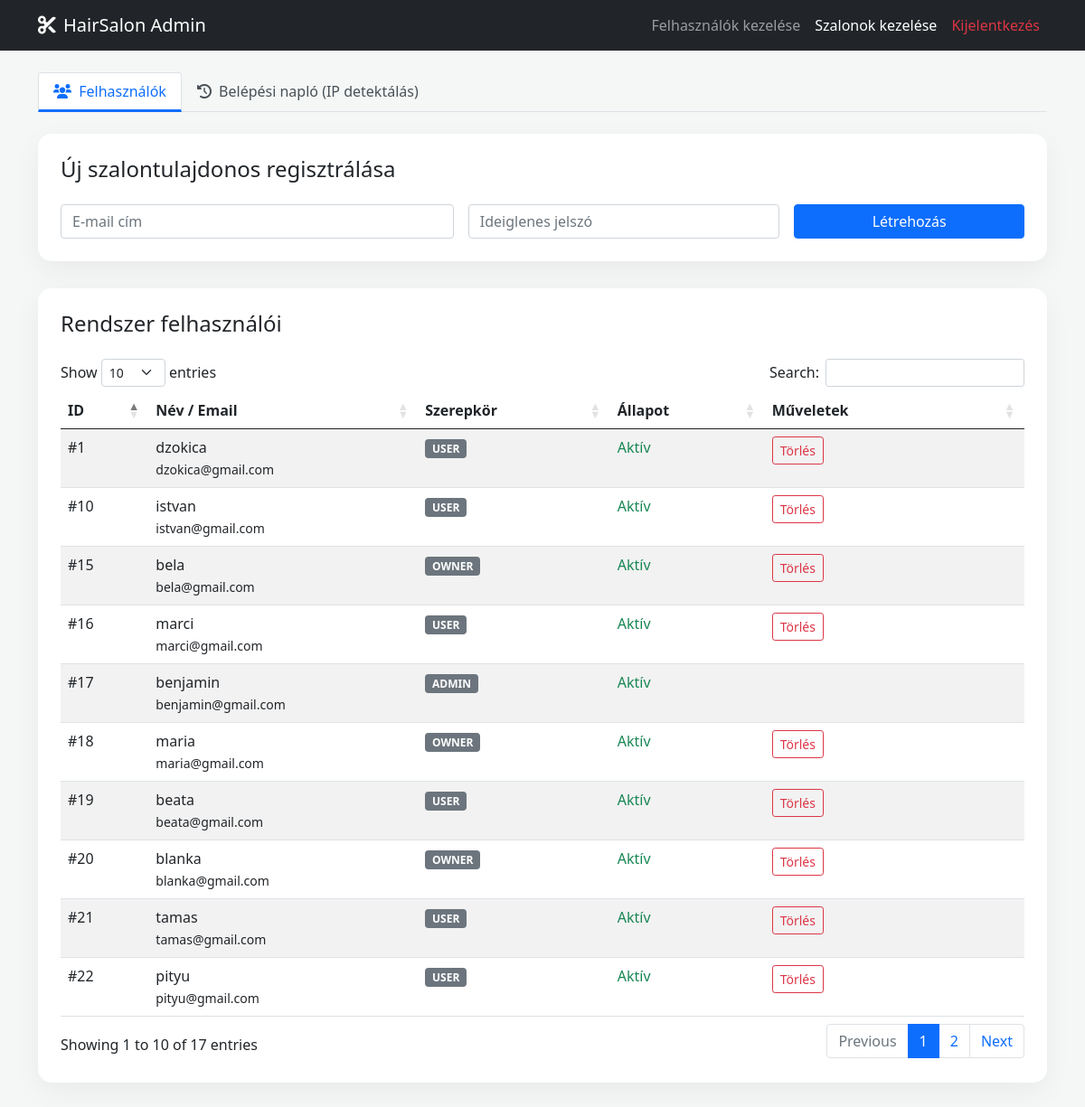
The page /admin_users.php (signed in) on the database its author committed.
### tables this page shows
CREATE TABLE `users` (
  `user_id` int NOT NULL,
  `email` varchar(255) NOT NULL,
  `username` varchar(255) NOT NULL,
  `password` varchar(255) NOT NULL,
  `role` enum('user','owner','admin') DEFAULT 'user',
  `created_at` timestamp NOT NULL DEFAULT CURRENT_TIMESTAMP,
  `activation_token` varchar(64) NOT NULL,
  `is_active` tinyint(1) DEFAULT '0',
  `reset_token` varchar(64) DEFAULT NULL,
  `reset_expires_at` datetime DEFAULT NULL
);

### admin_users.php (the view, shortened to what this page needs)
<?php
require_once "config.php";
$users = $pdo->query("SELECT * FROM users ORDER BY created_at DESC")->fetchAll();
?>
<!doctype html>
<html lang="hu">
<head>
    <link href="https://cdn.jsdelivr.net/npm/bootstrap@5.0.2/dist/css/bootstrap.min.css" rel="stylesheet">
    <link href="https://cdn.datatables.net/1.13.4/css/dataTables.bootstrap5.min.css" rel="stylesheet">
    <link rel="stylesheet" href="https://cdnjs.cloudflare.com/ajax/libs/font-awesome/6.0.0/css/all.min.css">
</head>
<body>
<nav class="navbar navbar-expand-lg navbar-dark bg-dark mb-4">
    <div class="container">
        <span class="navbar-brand h1 mb-0"><i class="fas fa-cut me-2"></i>HairSalon Admin</span>
        <div class="navbar-nav ms-auto">
            <a href="admin_users.php" class="nav-link">Felhasználók kezelése</a>
            <a href="admin_salons.php" class="nav-link active">Szalonok kezelése</a>
            <a href="logout.php" class="nav-link text-danger">Kijelentkezés</a>
        </div>
    </div>
</nav>
<div class="container">
    <ul class="nav nav-tabs mb-4" id="adminTabs" role="tablist">
        <li class="nav-item">
            <button class="nav-link active" id="users-tab" data-bs-toggle="tab" data-bs-target="#users" type="button">
                <i class="fas fa-users me-1"></i> Felhasználók
            </button>
        </li>
        <li class="nav-item">
            <button class="nav-link" id="logs-tab" data-bs-toggle="tab" data-bs-target="#logs" type="button">
                <i class="fas fa-history me-1"></i> Belépési napló (IP detektálás)
            </button>
        </li>
    </ul>
    <div class="tab-content">
        <div class="tab-pane fade show active" id="users">
            <div class="table-container">
                <h4 class="mb-4">Új szalontulajdonos regisztrálása</h4>
                <form method="POST" class="row g-3">
                    <div class="col-md-5">
                        <input type="email" name="email" class="form-control" placeholder="E-mail cím" required>
                    </div>
                    <div class="col-md-4">
                        <input type="password" name="password" class="form-control" placeholder="Ideiglenes jelszó" required>
                    </div>
                    <div class="col-md-3">
                        <button type="submit" name="add_owner" class="btn btn-primary w-100">Létrehozás</button>
                    </div>
                </form>
            </div>
            <div class="table-container">
                <h4 class="mb-4">Rendszer felhasználói</h4>
                <table id="usersTable" class="table table-striped table-hover">
                    <thead>
                    <tr>
                        <th>ID</th>
                        <th>Név / Email</th>
                        <th>Szerepkör</th>
                        <th>Állapot</th>
                        <th>Műveletek</th>
                    </tr>
                    </thead>
                    <tbody>
                    <?php foreach ($users as $u): ?>
                        <tr>
                            <td>#<?= $u['user_id'] ?></td>
                            <td><?= htmlspecialchars($u['username']) ?><br><small><?= htmlspecialchars($u['email']) ?></small></td>
                            <td><span class="badge bg-secondary"><?= strtoupper($u['role']) ?></span></td>
                            <td><?= $u['is_active'] ? '<span class="text-success">Aktív</span>' : '<span class="text-danger">Inaktív</span>' ?></td>
                            <td>
                                <?php if ($u['role'] !== 'admin'): ?>
                                    <a href="admin_users.php?delete=<?= $u['user_id'] ?>" class="btn btn-sm btn-outline-danger" onclick="return confirm('Törlés?')">Törlés</a>
                                <?php endif; ?>
                            </td>
                        </tr>
                    <?php endforeach; ?>
                    </tbody>
                </table>
            </div>
        </div>
    </div>
</div>
</body>
</html>

### admin_users.php (style rules this page uses)
body { background-color: #f4f7f6; font-family: 'Segoe UI', Tahoma, Geneva, Verdana, sans-serif; }
.table-container { background: white; border-radius: 15px; padding: 25px; box-shadow: 0 10px 30px rgba(0,0,0,0.05); margin-bottom: 30px; }
.nav-tabs .nav-link { color: #495057; font-weight: 500; }
.nav-tabs .nav-link.active { color: #0d6efd; border-bottom: 3px solid #0d6efd; }

### rows shown on the page
users: user_id "22", username "pityu", email "pityu@gmail.com", role "USER", is_active "Aktív"
users: user_id "21", username "tamas", email "tamas@gmail.com", role "USER", is_active "Aktív"
users: user_id "20", username "blanka", email "blanka@gmail.com", role "OWNER", is_active "Aktív"
users: user_id "19", username "beata", email "beata@gmail.com", role "USER", is_active "Aktív"
users: user_id "18", username "maria", email "maria@gmail.com", role "OWNER", is_active "Aktív"
users: user_id "17", username "benjamin", email "benjamin@gmail.com", role "ADMIN", is_active "Aktív"
users: user_id "16", username "marci", email "marci@gmail.com", role "USER", is_active "Aktív"
users: user_id "15", username "bela", email "bela@gmail.com", role "OWNER", is_active "Aktív"
users: user_id "10", username "istvan", email "istvan@gmail.com", role "USER", is_active "Aktív"
users: user_id "1", username "dzokica", email "dzokica@gmail.com", role "USER", is_active "Aktív"
